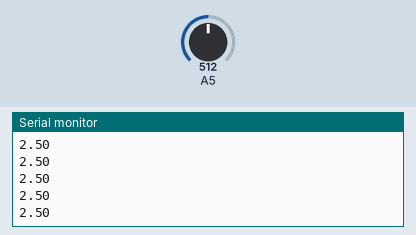
Recording of a sketch running on a simulated Arduino Uno, built with avr-gcc and run on an emulated ATmega328P. Parts: the last lines printed to the serial monitor. The test bench sets the inputs (shaded band); at power-on: A5 = 512.

Above: at 1.2 s.
1.3 s: A5 set to 716
At 1.56 s:
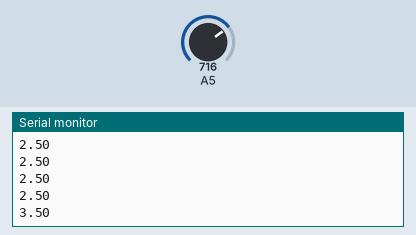
2.8 s: A5 set to 900
At 2.96 s:
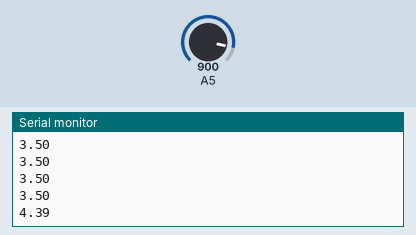
Timing chart, 0 to 5.8 s (numbered marks = the images above; inputs shaded):
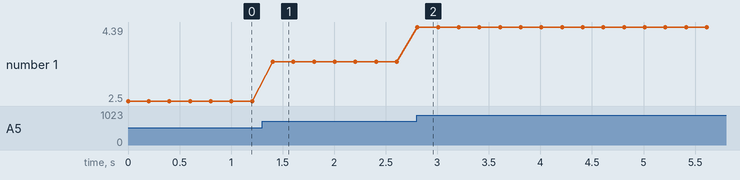

Measured:
- after the input at 1.3 s, the serial monitor: prints a new line after 0.10 s (image 1)
- after the input at 2.8 s, the serial monitor: prints a new line at once (image 2)
- plotted number 1: 2.5 → 3.5 after the input at 1.3 s, 3.5 → 4.39 after the input at 2.8 s

The sketch:

arduino4.2.ino
```cpp
int receivedVal = 0;
float volt = 0;

void setup() {
  Serial.begin(9600);
}

void loop() {
  receivedVal = analogRead(A5);
  volt = receivedVal * (5.0/1024.0);
  Serial.println(volt);
  delay(200);
}
```
